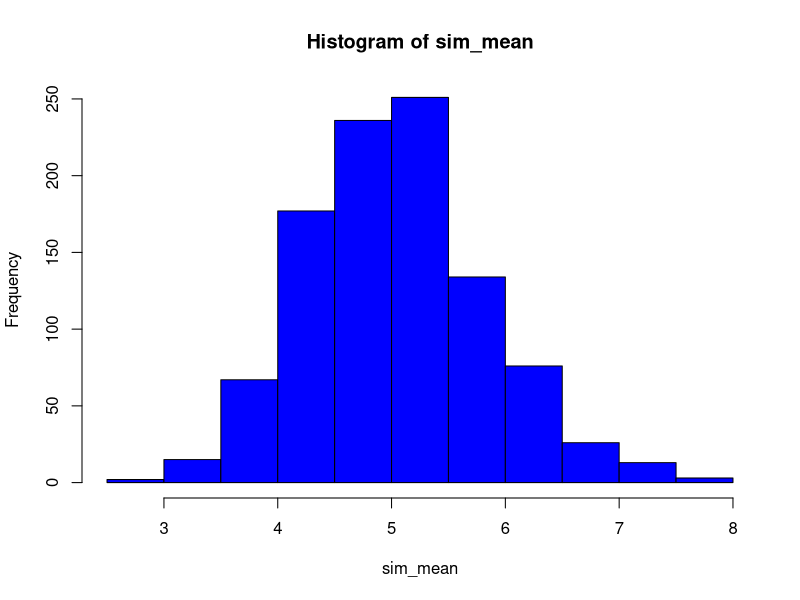
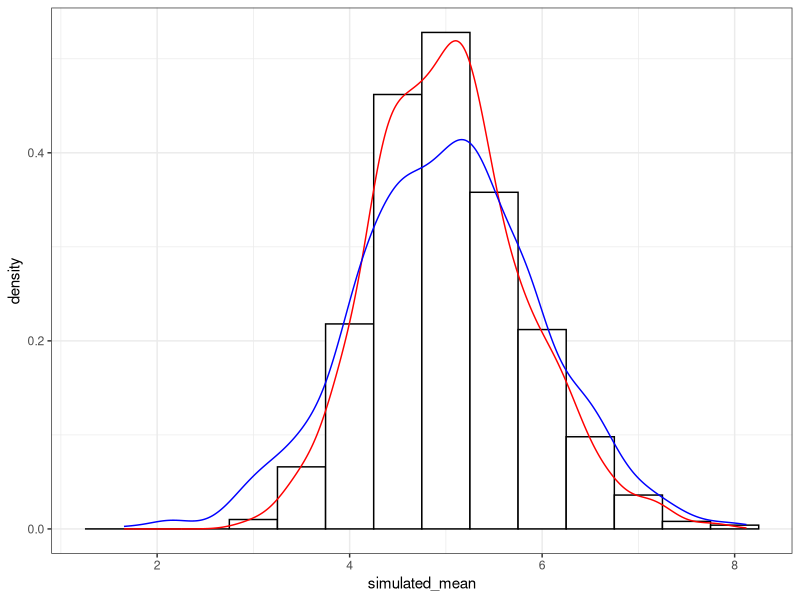

R code for these plots, in order:
## ---- chunk 1
set.seed(120)
sim_cnt <-1000
lambda <-0.2
n<-40
## ---- chunk 2
sim_mean<-NULL
for(i in 1:1000){
     sim_mean<-c(sim_mean,mean(rexp(n,lambda)))
}
## ---- chunk 3
hist(sim_mean,col="blue")
## ---- chunk 4
mean(sim_mean)
## ---- chunk 5
sd(sim_mean)
## ---- chunk 6
var(sim_mean)
## ---- chunk 7

dt<-data.frame(x=factor(rep("A",1000)), simulated_mean=sim_mean, 
               theoretical_value=rnorm(1000,5))

library(ggplot2)

ggplot(dt, aes(x=simulated_mean)) +
    geom_histogram(aes(y=..density..), binwidth=.5, colour="black", fill="white")+
     geom_density(aes(x=sim_mean), colour="red", data=dt) + 
  geom_density(aes(x=theoretical_value), colour="blue", data=dt)+
     theme_bw() 

